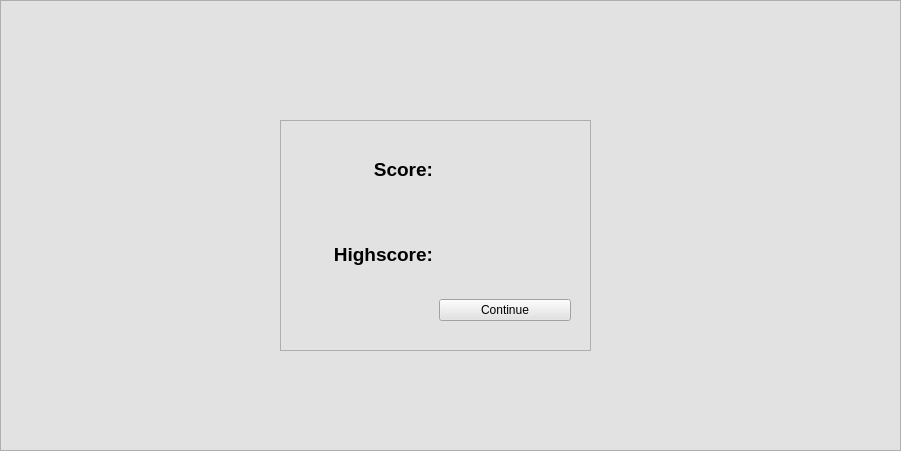
   <widget class="QFrame" name="scoreFrame">
    <property name="geometry">
     <rect>
      <x>50</x>
      <y>50</y>
      <width>901</width>
      <height>451</height>
     </rect>
    </property>
    <property name="styleSheet">
     <string notr="true">background: rgb(226, 226, 226)</string>
    </property>
    <property name="frameShape">
     <enum>QFrame::StyledPanel</enum>
    </property>
    <property name="frameShadow">
     <enum>QFrame::Raised</enum>
    </property>
    <widget class="QFrame" name="scoreGrid">
     <property name="geometry">
      <rect>
       <x>280</x>
       <y>120</y>
       <width>311</width>
       <height>231</height>
      </rect>
     </property>
     <property name="frameShape">
      <enum>QFrame::StyledPanel</enum>
     </property>
     <property name="frameShadow">
      <enum>QFrame::Raised</enum>
     </property>
     <widget class="QWidget" name="gridLayoutWidget_3">
      <property name="geometry">
       <rect>
        <x>20</x>
        <y>10</y>
        <width>271</width>
        <height>191</height>
       </rect>
      </property>
      <layout class="QGridLayout" name="scoreLayout">
       <property name="spacing">
        <number>6</number>
       </property>
       <item row="1" column="1">
        <widget class="QLabel" name="scoreValue">
         <property name="font">
          <font>
           <pointsize>14</pointsize>
           <weight>75</weight>
           <bold>true</bold>
          </font>
         </property>
         <property name="frameShape">
          <enum>QFrame::NoFrame</enum>
         </property>
         <property name="text">
          <string/>
         </property>
        </widget>
       </item>
       <item row="2" column="1">
        <widget class="QLabel" name="highschoolValue">
         <property name="font">
          <font>
           <pointsize>14</pointsize>
           <weight>75</weight>
           <bold>true</bold>
          </font>
         </property>
         <property name="frameShape">
          <enum>QFrame::NoFrame</enum>
         </property>
         <property name="lineWidth">
          <number>1</number>
         </property>
         <property name="text">
          <string/>
         </property>
        </widget>
       </item>
       <item row="3" column="1">
        <widget class="QPushButton" name="continueButton">
         <property name="text">
          <string>Continue</string>
         </property>
        </widget>
       </item>
       <item row="2" column="0">
        <widget class="QLabel" name="highscoreLabel">
         <property name="font">
          <font>
           <pointsize>14</pointsize>
           <weight>75</weight>
           <bold>true</bold>
          </font>
         </property>
         <property name="text">
          <string>Highscore:</string>
         </property>
         <property name="alignment">
          <set>Qt::AlignRight|Qt::AlignTrailing|Qt::AlignVCenter</set>
         </property>
        </widget>
       </item>
       <item row="1" column="0">
        <widget class="QLabel" name="scoreLabel">
         <property name="font">
          <font>
           <pointsize>14</pointsize>
           <weight>75</weight>
           <bold>true</bold>
          </font>
         </property>
         <property name="text">
          <string>Score:</string>
         </property>
         <property name="alignment">
          <set>Qt::AlignRight|Qt::AlignTrailing|Qt::AlignVCenter</set>
         </property>
        </widget>
       </item>
      </layout>
     </widget>
    </widget>
    <zorder>scoreGrid</zorder>
    <zorder>loginFrame</zorder>
    <zorder>loginFrame</zorder>
    <zorder>loginFrame</zorder>
   </widget>
